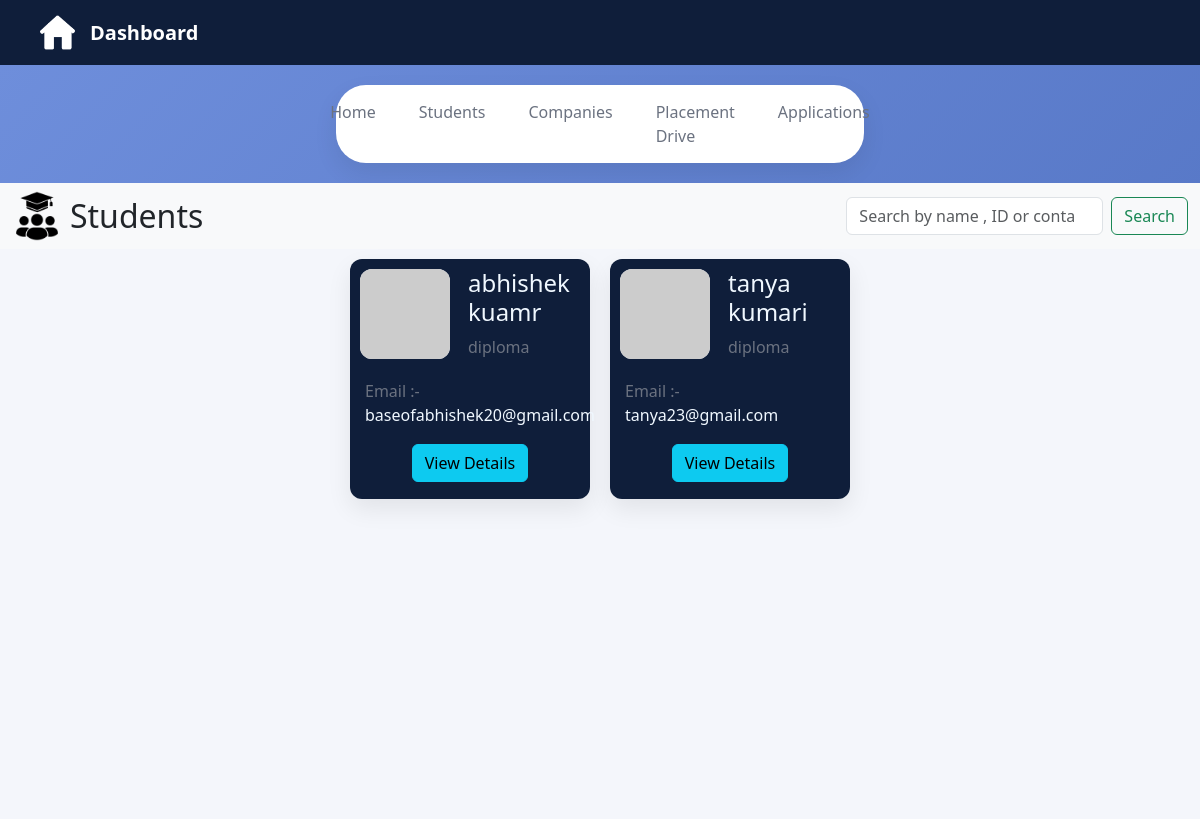
/admin-students, run on an earlier commit of the app's database.
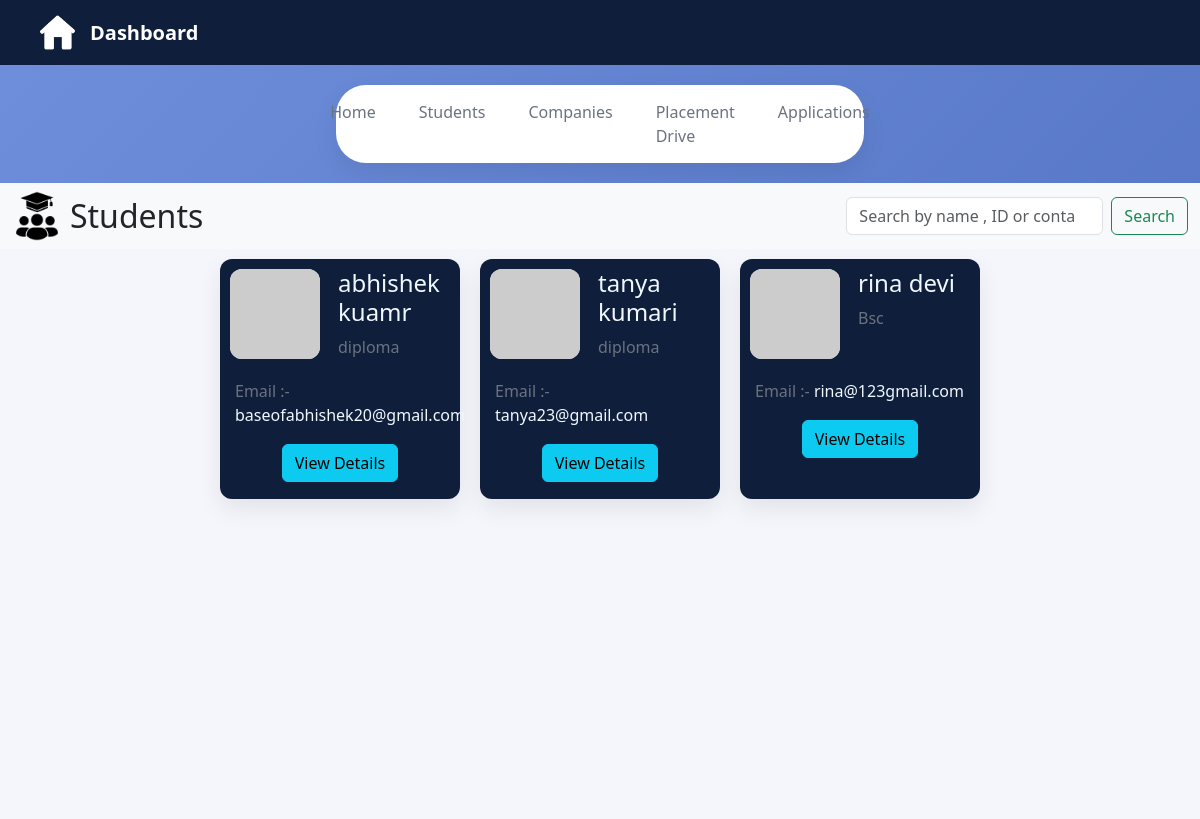
And on a later commit of the database.
### application/model.py (models this page shows)
class Student(db.Model):
    __tablename__ = "student"
    id = db.Column(db.Integer , primary_key = True)
    user_id = db.Column(db.Integer ,db.ForeignKey('user.id'),nullable = False)
    name = db.Column(db.String(50) , nullable = False)
    academic_level = db.Column(db.String(100) , nullable = False)
    phone = db.Column(db.String(50) , nullable = False)
    resume = db.Column(db.LargeBinary , nullable = False)
    github_link = db.Column(db.String(300))
    student_applications = db.relationship('Applications',backref = "student" , cascade = "all, delete-orphan")

class User(db.Model):
    __tablename__ = "user"
    id = db.Column(db.Integer , primary_key = True)
    email = db.Column(db.String(100) ,nullable = False , unique = True)
    password = db.Column(db.String(150) , nullable = False)
    role = db.Column(db.String(20) , nullable = False)
    student = db.relationship('Student' , backref = 'user' , uselist = False , cascade = 'all, delete-orphan')
    company = db.relationship('Company' , backref = 'user' , uselist = False , cascade = 'all, delete-orphan')

### application/controllers.py (the view)
@app.route('/admin-students')
def admin_students():
    students = Student.query.all()
    return render_template("/admin/student.html", students=students)

### templates/admin/student.html (shortened to what this page needs)
<!DOCTYPE html>
<html lang="en">
<head>
    <link href="https://cdn.jsdelivr.net/npm/bootstrap@5.3.8/dist/css/bootstrap.min.css" rel="stylesheet">
    <link rel="stylesheet" href="{{ url_for('static', filename='css/admin.css') }}">
</head>
<body>
    <div class="dashboard-nav">
        <div class="nav-left">
            <img src="/static/images/home-logo.png" alt="home">
            <span>Dashboard</span>
        </div>
    </div>
    <div class="page-tabs">
        <a href="/admin-dashboard">Home</a>
        <a href="/admin-students" class="active">Students</a>
        <a href="/admin-companies">Companies</a>
        <a href="/admin-placement-drives">Placement Drive</a>
        <a href="/admin-applications">Applications</a>
    </div>
    <div class="student-info">
        <nav class="navbar bg-body-tertiary">
            <div class="container-fluid d-flex justify-content-between align-items-center">
                <div class="d-flex align-items-center">
                    <img src="/static/images/student.png" class="logos me-2" alt="">
                    <h2 class="mb-0">Students</h2>
                </div>
                <form class="d-flex" role="search" action="/search-students" method="get">
                    <input class="form-control me-2" type="search" placeholder="Search by name , ID or contact" aria-label="Search"
                        name="search">
                    <input class="btn btn-outline-success" type="submit" value="Search">
                </form>
            </div>
        </nav>
        <div class="student-profiles">
            {% for student in students %}
            <div class="profile">
                <div class="box1">
                    <img src="https://ui-avatars.com/api/?name={{ student.name }}&background=4e6fbf&color=ffffff" alt="Avatar" class="symbol">
                    <div>
                        <h4 style="color: aliceblue;">{{ student.name }}</h4>
                        <span>{{ student.academic_level }}</span>
                    </div>
                </div>
                <div class="box2">
                    <span>Email :-</span>
                    <span style="color: aliceblue;">{{ student.user.email }}</span>
                    <div class="text-center">
                        <a href="/admin-student-details/{{ student.id }}" class="btn btn-info">View Details</a>
                    </div>
                </div>
            </div>
            {% endfor %}
        </div>
    </div>
</body>
</html>

### static/css/admin.css (style rules this page uses)
:root { --bg-gradient-start: #6f8fdc; --bg-gradient-end: #4e6fbf; --nav-bg: #0f1e3a; --nav-text: #ffffff; --nav-active: #3b82f6; --card-bg: #f4f6fb; --card-white: #ffffff; --card-border: #e5e9f2; --text-primary: #1f2937; --text-secondary: #6b7280; --shadow-soft: 0 10px 25px rgba(0, 0, 0, 0.08); }
* { margin: 0; padding: 0; box-sizing: border-box; font-family: "Segoe UI", sans-serif; }
body { background: linear-gradient(135deg, var(--bg-gradient-start), var(--bg-gradient-end)); min-height: 100vh; }
.dashboard-nav { background-color: var(--nav-bg); padding: 15px 40px; }
.nav-left { display: flex; align-items: center; gap: 15px; }
.nav-left img { width: 35px; height: 35px; }
.nav-left span { color: var(--nav-text); font-size: 20px; font-weight: 630; }
.page-tabs { background: var(--card-white); margin: 20px auto; width: 44%; border-radius: 30px; padding: 15px 30px; display: flex; justify-content: center; gap: 43px; box-shadow: var(--shadow-soft); }
.page-tabs a { text-decoration: none; color: var(--text-secondary); font-weight: 500; }
.student-info { width: 100%; min-height: 78vh; background-color: var(--card-bg); }
.student-profiles { height: 70vh; margin-top: 10px; display: flex; flex-wrap: wrap; gap: 0px 20px; justify-content: center; }
.profile { background-color: var(--nav-bg); width: 20%; height: 30vh; border-radius: 12px; box-shadow: var(--shadow-soft); color: var(--text-secondary); padding: 10px; }
.box1 { display: flex; gap: 18px; }
.symbol { width: 90px; height: 90px; background-color: var(--card-bg); border-radius: 12px; }
.box2 { margin-top: 20px; padding: 0px 5px; }
.text-center { margin-top: 17px; }
.logos { width: 50px; height: 50px; }

What changed in the data, as far as the page shows it:
added Student: name "rina devi", academic_level "Bsc", user.email "rina@123gmail.com"
